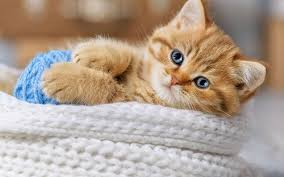
#> input picture chat.jpg, 284 x 177 px, found by its file name
$ python edge_detection.py
#> lines starting #> are read from the running program, lines starting #| are printed output that depends on the picture
import cv2 as cv
import numpy as np


### Modify folder here
cat_path = "C:/Users/csa/Desktop/github/file/chat.jpg"


### load image
file = cv.imread(cat_path, 0)
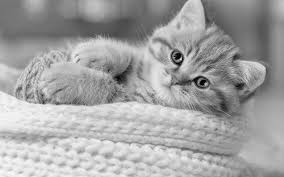
#> file: shape (177, 284); min 0, max 255, mean 163.2

### Canny filter
#> (the run stopped early here; a loop or call above may not have finished)
